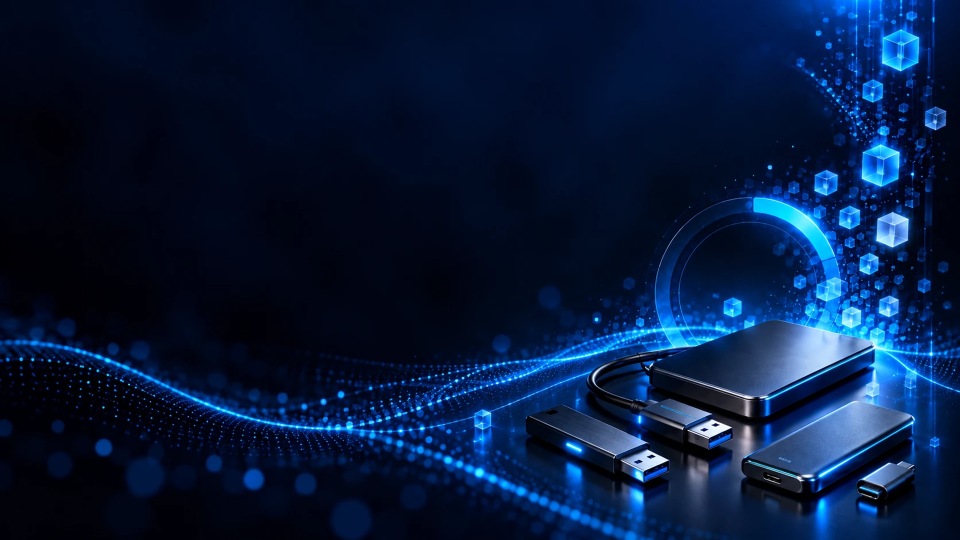
#> input picture usb_format/app/sce_sys/pic0.png, 1920 x 1080 px (shown at 1/2 size)
$ python make_background.py ../app/sce_sys/pic0.png
#> lines starting #> are read from the running program, lines starting #| are printed output that depends on the picture; after the words box and inside, x2 and y2 are one past the last pixel; in counts of white or black regions, pixels touching at a corner belong together
### usb_format/tools/bc7.py
"""Einfacher BC7-Kodierer (nur Modus 6: ein Farbpaar je 4x4-Block, 4-Bit-Indizes, deckend) und DDS-Schreiber
im Format, das der PS5-Installer für den Kachel-Hintergrund ablegt (pic0.dds: BC7_UNORM, DX10-Kopf, 1 Stufe).
Benötigt numpy und Pillow."""
import struct

import numpy as np

WEIGHTS = np.array([0, 4, 9, 13, 17, 21, 26, 30, 34, 38, 43, 47, 51, 55, 60, 64], np.int32)


def _blocks(rgb):
    h, w, _ = rgb.shape
    b = rgb.reshape(h // 4, 4, w // 4, 4, 3).transpose(0, 2, 1, 3, 4)
    return b.reshape(-1, 16, 3).astype(np.float64)


def _endpoints(px):
    """Endpunkte entlang der Hauptachse der Blockfarben, auf 7 Bit + P-Bit 1 (=ungerade Werte) gerundet."""
    mean = px.mean(axis=1, keepdims=True)
    d = px - mean
    cov = np.einsum("nki,nkj->nij", d, d)
    axis = np.ones((px.shape[0], 3)) / np.sqrt(3)
    for _ in range(8):  # Potenzmethode
        axis = np.einsum("nij,nj->ni", cov, axis)
        axis /= np.maximum(np.linalg.norm(axis, axis=1, keepdims=True), 1e-9)
    t = np.einsum("nki,ni->nk", d, axis)
    e0 = mean[:, 0] + t.min(axis=1, keepdims=True) * axis
    e1 = mean[:, 0] + t.max(axis=1, keepdims=True) * axis
    q = lambda e: np.clip(np.round((np.clip(e, 0, 255) - 1) / 2), 0, 127).astype(np.int32)
    return q(e0), q(e1)


def _indices(px, c0, c1):
    v0, v1 = (c0 * 2 + 1)[:, None, :], (c1 * 2 + 1)[:, None, :]
    pal = ((64 - WEIGHTS)[None, :, None] * v0 + WEIGHTS[None, :, None] * v1 + 32) >> 6  # (n,16,3)
    dist = ((px[:, :, None, :] - pal[:, None, :, :]) ** 2).sum(-1)                     # (n,16 Pixel,16)
    return dist.argmin(-1).astype(np.int32)


def _put(bits, pos, val, n):
    for k in range(n):
        bits[:, pos + k] = (val >> k) & 1


def encode(rgb):
    """rgb: uint8-Array (H, W, 3), H und W Vielfache von 4 -> BC7-Blöcke (bytes), zeilenweise"""
    px = _blocks(rgb)
    out = np.zeros((px.shape[0], 16), np.uint8)
    for s in range(0, px.shape[0], 4096):
        p = px[s:s + 4096]
        c0, c1 = _endpoints(p)
        idx = _indices(p, c0, c1)
        # Anker (Pixel 0) hat nur 3 Bit: liegt sein Index >= 8, Endpunkte tauschen und Indizes spiegeln
        swap = idx[:, 0] >= 8
        c0[swap], c1[swap] = c1[swap].copy(), c0[swap].copy()
        idx[swap] = 15 - idx[swap]
        n = p.shape[0]
        bits = np.zeros((n, 128), np.uint8)
        bits[:, 6] = 1                                   # Modus 6
        pos = 7
        for ch in range(3):                              # R0 R1 G0 G1 B0 B1, je 7 Bit
            _put(bits, pos, c0[:, ch], 7)
            _put(bits, pos + 7, c1[:, ch], 7)
            pos += 14
        _put(bits, pos, np.full(n, 127), 7)              # A0, A1 = 127 (mit P-Bit 1 -> 255)
        _put(bits, pos + 7, np.full(n, 127), 7)
        pos += 14
        bits[:, pos] = 1                                 # P0
        bits[:, pos + 1] = 1                             # P1
        pos += 2
        _put(bits, pos, idx[:, 0], 3)
        pos += 3
        for k in range(1, 16):
            _put(bits, pos, idx[:, k], 4)
            pos += 4
        out[s:s + n] = np.packbits(bits, axis=1, bitorder="little")
    return out.tobytes()


def dds_header(width, height):
    """DDS-Kopf wie die vom PS5-Installer erzeugte pic0.dds (BC7_UNORM, DX10, eine Stufe)"""
    linear = (width // 4) * (height // 4) * 16
    head = struct.pack("<4s7I", b"DDS ", 124, 0xA1007, height, width, linear, 0, 1)
    head += b"\0" * 44                                         # reserved1
    head += struct.pack("<II4s5I", 32, 4, b"DX10", 0, 0, 0, 0, 0)
    head += struct.pack("<5I", 0x1000, 0, 0, 0, 0)            # caps (TEXTURE), reserved2
    head += struct.pack("<5I", 98, 3, 0, 1, 0)                 # DXGI_FORMAT_BC7_UNORM, 2D, Array 1
    return head


def save_dds(img, path):
    rgb = np.asarray(img.convert("RGB"), np.uint8)
    with open(path, "wb") as f:
        f.write(dds_header(img.width, img.height))
        f.write(encode(rgb))

### usb_format/tools/make_background.py
"""Erzeugt den Hintergrund der App-Kachel auf dem PS5-Startbildschirm: app/sce_sys/pic0.png und pic1.png
(1920x1080) aus einem Querformat-Bild; weicht das Seitenverhältnis ab, wird mittig zugeschnitten. Dazu pic0.dds
(BC7, siehe bc7.py): Der Startbildschirm liest den Hintergrund aus dieser Textur, die sonst der PKG-Installer
anlegt. Benötigt Pillow und numpy.
Aufruf: python make_background.py <Querformat-Bild>"""
import os
import sys

from PIL import Image, ImageOps

import bc7

src = Image.open(sys.argv[1]).convert("RGB")
#> src is the input picture: PIL image 1920x1080 RGB; mean R, G, B 6.4, 26.2, 59.9
bg = ImageOps.fit(src, (1920, 1080), Image.LANCZOS)

out = os.path.join(os.path.dirname(os.path.abspath(__file__)), "..", "app", "sce_sys")
for name in ("pic0.png", "pic1.png"):
    bg.save(os.path.join(out, name), optimize=True)
bc7.save_dds(bg, os.path.join(out, "pic0.dds"))
#> after the loop in encode, `for s in range(0, px.shape[0], 4096):`:
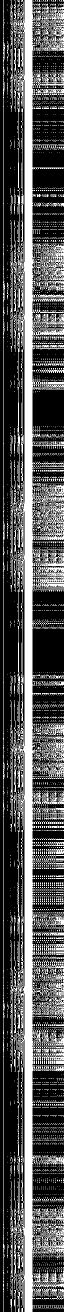
#> bits: shape (2624, 128) (shown at 1/2 size); values 0 (black) and 1 (white), 34.1% white; 3616 white regions (3399 under 20 px), largest, box (x1, y1, x2, y2) and area: (35, 0, 128, 2624) 74091, (6, 0, 11, 2624) 3155, (70, 487, 128, 560) 1827
print("geschrieben:", os.path.abspath(out), bg.size, "pic0.png, pic1.png, pic0.dds")
#| geschrieben: usb_format/app/sce_sys (1920, 1080) pic0.png, pic1.png, pic0.dds
